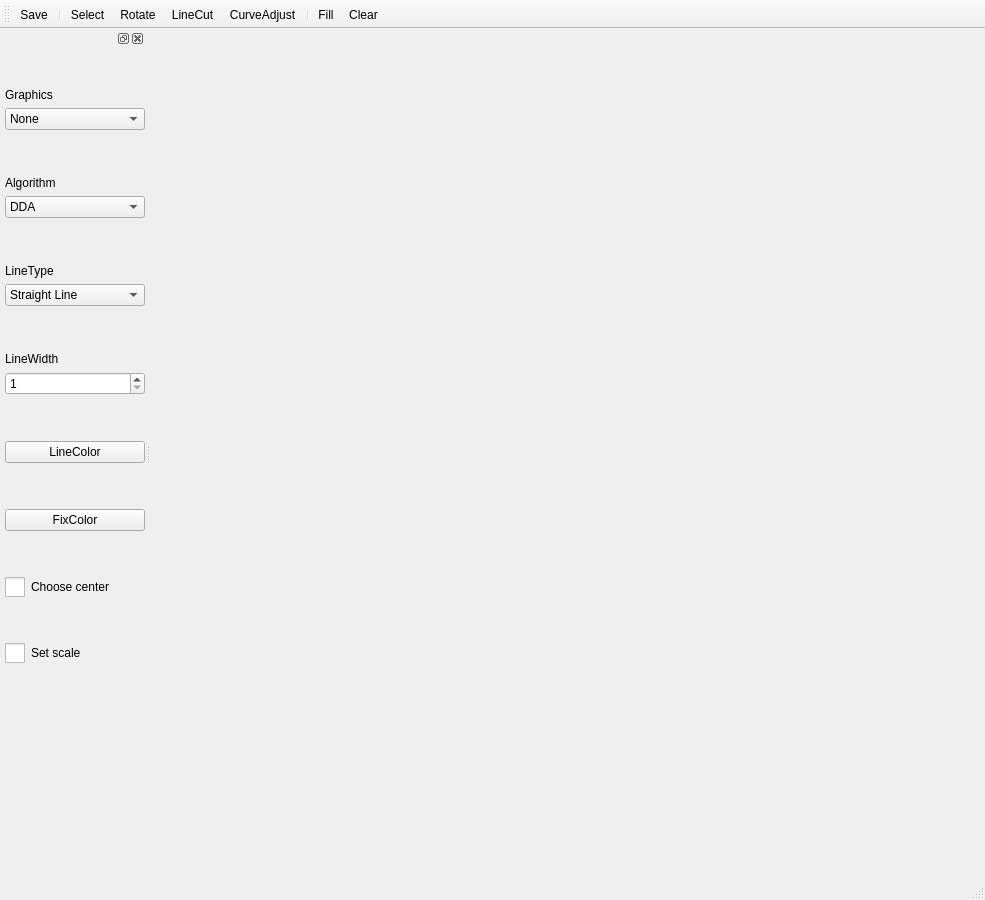
<?xml version="1.0" encoding="UTF-8"?>
<ui version="4.0">
 <class>MainWindow</class>
 <widget class="QMainWindow" name="MainWindow">
  <property name="enabled">
   <bool>true</bool>
  </property>
  <property name="geometry">
   <rect>
    <x>0</x>
    <y>0</y>
    <width>985</width>
    <height>900</height>
   </rect>
  </property>
  <property name="sizePolicy">
   <sizepolicy hsizetype="Minimum" vsizetype="Minimum">
    <horstretch>0</horstretch>
    <verstretch>0</verstretch>
   </sizepolicy>
  </property>
  <property name="minimumSize">
   <size>
    <width>900</width>
    <height>700</height>
   </size>
  </property>
  <property name="windowTitle">
   <string>MainWindow</string>
  </property>
  <widget class="QWidget" name="centralwidget"/>
  <widget class="QStatusBar" name="statusbar"/>
  <widget class="QDockWidget" name="DrawTools">
   <property name="minimumSize">
    <size>
     <width>145</width>
     <height>824</height>
    </size>
   </property>
   <attribute name="dockWidgetArea">
    <number>1</number>
   </attribute>
   <widget class="QWidget" name="docktool">
    <property name="sizePolicy">
     <sizepolicy hsizetype="Minimum" vsizetype="Minimum">
      <horstretch>0</horstretch>
      <verstretch>0</verstretch>
     </sizepolicy>
    </property>
    <property name="minimumSize">
     <size>
      <width>120</width>
      <height>700</height>
     </size>
    </property>
    <widget class="QWidget" name="verticalLayoutWidget">
     <property name="geometry">
      <rect>
       <x>0</x>
       <y>0</y>
       <width>151</width>
       <height>501</height>
      </rect>
     </property>
     <layout class="QVBoxLayout" name="verticalLayout">
      <property name="spacing">
       <number>6</number>
      </property>
      <property name="sizeConstraint">
       <enum>QLayout::SetFixedSize</enum>
      </property>
      <property name="leftMargin">
       <number>5</number>
      </property>
      <property name="rightMargin">
       <number>0</number>
      </property>
      <item>
       <spacer name="verticalSpacer_8">
        <property name="orientation">
         <enum>Qt::Vertical</enum>
        </property>
        <property name="sizeHint" stdset="0">
         <size>
          <width>20</width>
          <height>40</height>
         </size>
        </property>
       </spacer>
      </item>
      <item>
       <widget class="QLabel" name="label">
        <property name="text">
         <string>Graphics</string>
        </property>
       </widget>
      </item>
      <item>
       <widget class="QComboBox" name="Graphics">
        <property name="sizePolicy">
         <sizepolicy hsizetype="Minimum" vsizetype="Fixed">
          <horstretch>0</horstretch>
          <verstretch>0</verstretch>
         </sizepolicy>
        </property>
        <property name="minimumSize">
         <size>
          <width>140</width>
          <height>0</height>
         </size>
        </property>
        <property name="maximumSize">
         <size>
          <width>140</width>
          <height>16777215</height>
         </size>
        </property>
        <item>
         <property name="text">
          <string>None</string>
         </property>
        </item>
        <item>
         <property name="text">
          <string>Line</string>
         </property>
        </item>
        <item>
         <property name="text">
          <string>Circle</string>
         </property>
        </item>
        <item>
         <property name="text">
          <string>Ellipe</string>
         </property>
        </item>
        <item>
         <property name="text">
          <string>Eraser</string>
         </property>
        </item>
        <item>
         <property name="text">
          <string>Triangle</string>
         </property>
        </item>
        <item>
         <property name="text">
          <string>Rect</string>
         </property>
        </item>
        <item>
         <property name="text">
          <string>Polygon</string>
         </property>
        </item>
        <item>
         <property name="text">
          <string>Bezier</string>
         </property>
        </item>
        <item>
         <property name="text">
          <string>CurveFitting</string>
         </property>
        </item>
        <item>
         <property name="text">
          <string>Bspline</string>
         </property>
        </item>
       </widget>
      </item>
      <item>
       <spacer name="verticalSpacer_4">
        <property name="orientation">
         <enum>Qt::Vertical</enum>
        </property>
        <property name="sizeHint" stdset="0">
         <size>
          <width>20</width>
          <height>40</height>
         </size>
        </property>
       </spacer>
      </item>
      <item>
       <widget class="QLabel" name="label_2">
        <property name="text">
         <string>Algorithm</string>
        </property>
       </widget>
      </item>
      <item>
       <widget class="QComboBox" name="Algorithm">
        <property name="sizePolicy">
         <sizepolicy hsizetype="Fixed" vsizetype="Fixed">
          <horstretch>0</horstretch>
          <verstretch>0</verstretch>
         </sizepolicy>
        </property>
        <property name="minimumSize">
         <size>
          <width>140</width>
          <height>0</height>
         </size>
        </property>
        <property name="maximumSize">
         <size>
          <width>140</width>
          <height>16777215</height>
         </size>
        </property>
        <item>
         <property name="text">
          <string>DDA</string>
         </property>
        </item>
        <item>
         <property name="text">
          <string>Midpoint</string>
         </property>
        </item>
        <item>
         <property name="text">
          <string>Bresenham</string>
         </property>
        </item>
        <item>
         <property name="text">
          <string>Cohen-Sutherland</string>
         </property>
        </item>
        <item>
         <property name="text">
          <string>MidLineClip</string>
         </property>
        </item>
       </widget>
      </item>
      <item>
       <spacer name="verticalSpacer_2">
        <property name="orientation">
         <enum>Qt::Vertical</enum>
        </property>
        <property name="sizeHint" stdset="0">
         <size>
          <width>20</width>
          <height>40</height>
         </size>
        </property>
       </spacer>
      </item>
      <item>
       <widget class="QLabel" name="label_4">
        <property name="text">
         <string>LineType</string>
        </property>
       </widget>
      </item>
      <item>
       <widget class="QComboBox" name="LineType">
        <property name="sizePolicy">
         <sizepolicy hsizetype="Fixed" vsizetype="Fixed">
          <horstretch>0</horstretch>
          <verstretch>0</verstretch>
         </sizepolicy>
        </property>
        <property name="minimumSize">
         <size>
          <width>140</width>
          <height>0</height>
         </size>
        </property>
        <item>
         <property name="text">
          <string>Straight Line</string>
         </property>
        </item>
        <item>
         <property name="text">
          <string>Dotted Line</string>
         </property>
        </item>
        <item>
         <property name="text">
          <string>Dashed Line</string>
         </property>
        </item>
       </widget>
      </item>
      <item>
       <spacer name="verticalSpacer_5">
        <property name="orientation">
         <enum>Qt::Vertical</enum>
        </property>
        <property name="sizeHint" stdset="0">
         <size>
          <width>20</width>
          <height>40</height>
         </size>
        </property>
       </spacer>
      </item>
      <item>
       <widget class="QLabel" name="label_5">
        <property name="text">
         <string>LineWidth</string>
        </property>
       </widget>
      </item>
      <item>
       <widget class="QSpinBox" name="LineWidth">
        <property name="sizePolicy">
         <sizepolicy hsizetype="Fixed" vsizetype="Fixed">
          <horstretch>0</horstretch>
          <verstretch>0</verstretch>
         </sizepolicy>
        </property>
        <property name="minimumSize">
         <size>
          <width>140</width>
          <height>0</height>
         </size>
        </property>
        <property name="minimum">
         <number>1</number>
        </property>
       </widget>
      </item>
      <item>
       <spacer name="verticalSpacer_6">
        <property name="orientation">
         <enum>Qt::Vertical</enum>
        </property>
        <property name="sizeHint" stdset="0">
         <size>
          <width>20</width>
          <height>40</height>
         </size>
        </property>
       </spacer>
      </item>
      <item>
       <widget class="QPushButton" name="LineColor">
        <property name="sizePolicy">
         <sizepolicy hsizetype="Fixed" vsizetype="Fixed">
          <horstretch>0</horstretch>
          <verstretch>0</verstretch>
         </sizepolicy>
        </property>
        <property name="minimumSize">
         <size>
          <width>140</width>
          <height>0</height>
         </size>
        </property>
        <property name="text">
         <string>LineColor</string>
        </property>
       </widget>
      </item>
      <item>
       <spacer name="verticalSpacer_7">
        <property name="orientation">
         <enum>Qt::Vertical</enum>
        </property>
        <property name="sizeHint" stdset="0">
         <size>
          <width>20</width>
          <height>40</height>
         </size>
        </property>
       </spacer>
      </item>
      <item>
       <widget class="QPushButton" name="FixColor">
        <property name="sizePolicy">
         <sizepolicy hsizetype="Fixed" vsizetype="Fixed">
          <horstretch>0</horstretch>
          <verstretch>0</verstretch>
         </sizepolicy>
        </property>
        <property name="minimumSize">
         <size>
          <width>140</width>
          <height>0</height>
         </size>
        </property>
        <property name="text">
         <string>FixColor</string>
        </property>
       </widget>
      </item>
      <item>
       <spacer name="verticalSpacer">
        <property name="orientation">
         <enum>Qt::Vertical</enum>
        </property>
        <property name="sizeHint" stdset="0">
         <size>
          <width>20</width>
          <height>40</height>
         </size>
        </property>
       </spacer>
      </item>
      <item>
       <widget class="QCheckBox" name="checkBox">
        <property name="sizePolicy">
         <sizepolicy hsizetype="Ignored" vsizetype="Fixed">
          <horstretch>0</horstretch>
          <verstretch>0</verstretch>
         </sizepolicy>
        </property>
        <property name="minimumSize">
         <size>
          <width>80</width>
          <height>0</height>
         </size>
        </property>
        <property name="maximumSize">
         <size>
          <width>150</width>
          <height>16777215</height>
         </size>
        </property>
        <property name="styleSheet">
         <string notr="true">QCheckBox::indicator {
	font: 10pt &quot;Agency FB&quot;;
width: 20px;
height: 20px;
}</string>
        </property>
        <property name="text">
         <string>Choose center  </string>
        </property>
       </widget>
      </item>
      <item>
       <spacer name="verticalSpacer_3">
        <property name="orientation">
         <enum>Qt::Vertical</enum>
        </property>
        <property name="sizeHint" stdset="0">
         <size>
          <width>20</width>
          <height>40</height>
         </size>
        </property>
       </spacer>
      </item>
      <item>
       <widget class="QCheckBox" name="checkBox_2">
        <property name="sizePolicy">
         <sizepolicy hsizetype="Ignored" vsizetype="Fixed">
          <horstretch>0</horstretch>
          <verstretch>0</verstretch>
         </sizepolicy>
        </property>
        <property name="minimumSize">
         <size>
          <width>80</width>
          <height>0</height>
         </size>
        </property>
        <property name="maximumSize">
         <size>
          <width>150</width>
          <height>16777215</height>
         </size>
        </property>
        <property name="styleSheet">
         <string notr="true">QCheckBox::indicator {
	font: 10pt &quot;Agency FB&quot;;
width: 20px;
height: 20px;
}</string>
        </property>
        <property name="text">
         <string>Set scale  </string>
        </property>
       </widget>
      </item>
     </layout>
    </widget>
   </widget>
  </widget>
  <widget class="QToolBar" name="toolBar">
   <property name="windowTitle">
    <string>toolBar</string>
   </property>
   <attribute name="toolBarArea">
    <enum>TopToolBarArea</enum>
   </attribute>
   <attribute name="toolBarBreak">
    <bool>false</bool>
   </attribute>
   <addaction name="actionSave"/>
   <addaction name="separator"/>
   <addaction name="actionSelect"/>
   <addaction name="actionRotate"/>
   <addaction name="actionLineCut"/>
   <addaction name="actionCurveAdjust"/>
   <addaction name="separator"/>
   <addaction name="actionFill"/>
   <addaction name="actionClear"/>
  </widget>
  <action name="actionNew">
   <property name="text">
    <string>New Picture</string>
   </property>
  </action>
  <action name="actionImport_Picture">
   <property name="text">
    <string>Import Picture</string>
   </property>
  </action>
  <action name="actionSave">
   <property name="text">
    <string>Save</string>
   </property>
  </action>
  <action name="actionSelect">
   <property name="checkable">
    <bool>true</bool>
   </property>
   <property name="text">
    <string>Select</string>
   </property>
  </action>
  <action name="actionClear">
   <property name="text">
    <string>Clear</string>
   </property>
  </action>
  <action name="actionFill">
   <property name="text">
    <string>Fill</string>
   </property>
  </action>
  <action name="actionRotate">
   <property name="checkable">
    <bool>true</bool>
   </property>
   <property name="text">
    <string>Rotate</string>
   </property>
   <property name="toolTip">
    <string>Rotate</string>
   </property>
  </action>
  <action name="actionLineCut">
   <property name="text">
    <string>LineCut</string>
   </property>
  </action>
  <action name="actionCurveAdjust">
   <property name="text">
    <string>CurveAdjust</string>
   </property>
  </action>
 </widget>
 <resources/>
 <connections/>
</ui>
